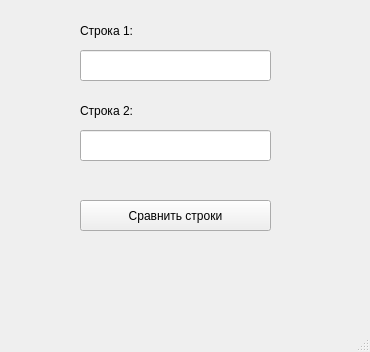
<?xml version="1.0" encoding="UTF-8"?>
<ui version="4.0">
 <class>MainWindow</class>
 <widget class="QMainWindow" name="MainWindow">
  <property name="geometry">
   <rect>
    <x>0</x>
    <y>0</y>
    <width>370</width>
    <height>352</height>
   </rect>
  </property>
  <property name="windowTitle">
   <string>MainWindow</string>
  </property>
  <widget class="QWidget" name="centralwidget">
   <widget class="QLabel" name="labelStr1">
    <property name="geometry">
     <rect>
      <x>80</x>
      <y>20</y>
      <width>191</width>
      <height>21</height>
     </rect>
    </property>
    <property name="text">
     <string>Строка 1:</string>
    </property>
   </widget>
   <widget class="QLineEdit" name="lineEditStr1">
    <property name="geometry">
     <rect>
      <x>80</x>
      <y>50</y>
      <width>191</width>
      <height>31</height>
     </rect>
    </property>
   </widget>
   <widget class="QLineEdit" name="lineEditStr2">
    <property name="geometry">
     <rect>
      <x>80</x>
      <y>130</y>
      <width>191</width>
      <height>31</height>
     </rect>
    </property>
   </widget>
   <widget class="QLabel" name="labelStr2">
    <property name="geometry">
     <rect>
      <x>80</x>
      <y>100</y>
      <width>191</width>
      <height>21</height>
     </rect>
    </property>
    <property name="text">
     <string>Строка 2:</string>
    </property>
   </widget>
   <widget class="QPushButton" name="pushButtonResult">
    <property name="geometry">
     <rect>
      <x>80</x>
      <y>200</y>
      <width>191</width>
      <height>31</height>
     </rect>
    </property>
    <property name="text">
     <string>Сравнить строки</string>
    </property>
   </widget>
   <widget class="QLabel" name="labelResult">
    <property name="geometry">
     <rect>
      <x>80</x>
      <y>240</y>
      <width>191</width>
      <height>31</height>
     </rect>
    </property>
    <property name="font">
     <font>
      <pointsize>12</pointsize>
     </font>
    </property>
    <property name="text">
     <string/>
    </property>
    <property name="alignment">
     <set>Qt::AlignCenter</set>
    </property>
   </widget>
  </widget>
  <widget class="QMenuBar" name="menubar">
   <property name="geometry">
    <rect>
     <x>0</x>
     <y>0</y>
     <width>370</width>
     <height>21</height>
    </rect>
   </property>
  </widget>
  <widget class="QStatusBar" name="statusbar"/>
 </widget>
 <resources/>
 <connections/>
</ui>
